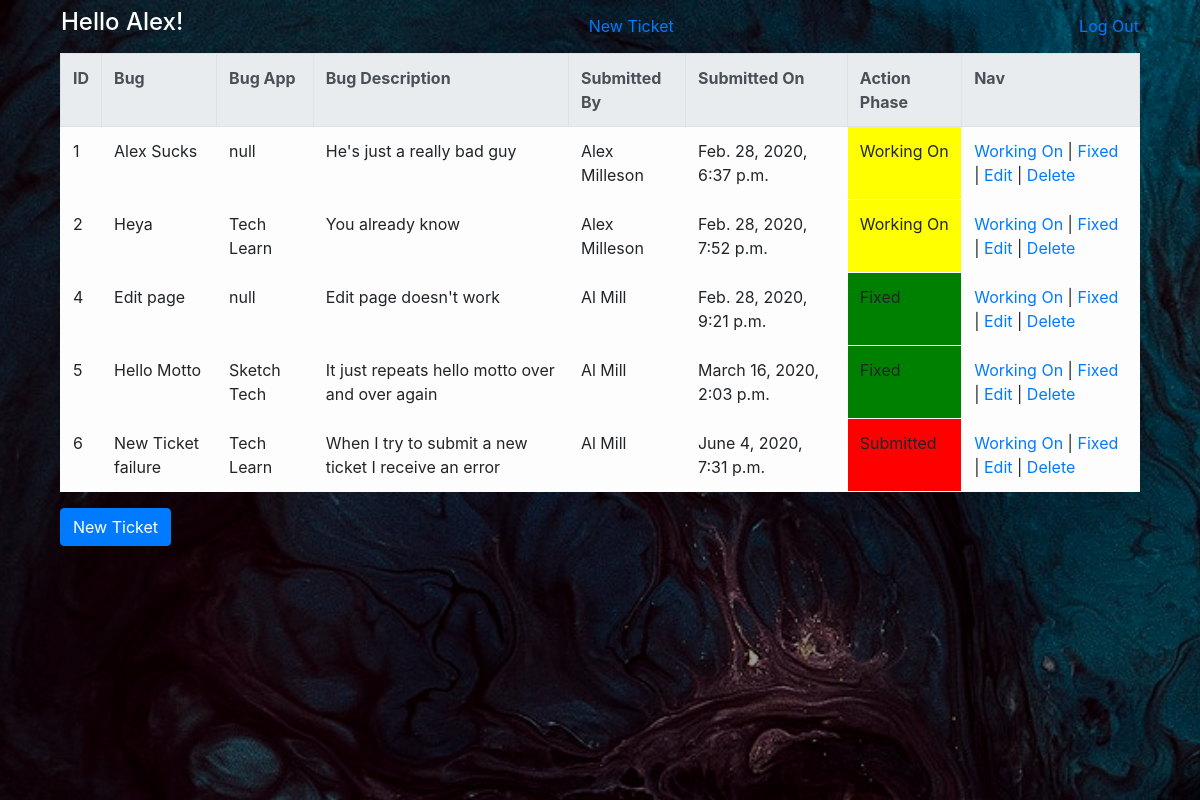
Page /admin (signed in) on the committed database.
### bug/models.py (models this page shows)
class User(models.Model):
    first_name = models.CharField(max_length=45)
    last_name = models.CharField(max_length=45)
    email = models.CharField(max_length=45)
    password = models.CharField(max_length=255)
    admin = models.IntegerField(default=0)
    created_at = models.DateTimeField(auto_now_add=True)
    updated_at = models.DateTimeField(auto_now=True)
    objects = UserManager()

class Ticket(models.Model):
    name = models.CharField(max_length=45)
    app = models.CharField(max_length=45)
    description = models.TextField()
    creator = models.ForeignKey(User, related_name="submitter", on_delete = models.CASCADE)
    action_phase = models.IntegerField(default=0)
    created_at = models.DateTimeField(auto_now_add=True)
    updated_at = models.DateTimeField(auto_now=True)
    objects = TicketManager()

### bug/views.py (the view)
# urls.py: path('admin', views.admin),
def admin(request):
    context = {
        'user' : User.objects.get(id = request.session['userid']),
        'ticket' : Ticket.objects.all(),
    }
    return render(request, 'admin.html', context)

### bug/templates/admin.html (shortened to what this page needs)
<!DOCTYPE html>
<html lang="en">
<head>
    <link rel="stylesheet" href="https://stackpath.bootstrapcdn.com/bootstrap/4.3.1/css/bootstrap.min.css">
    <link rel="stylesheet" href="../static/new_ticket.css">
</head>
<body>
    <div class="wrapper">
        <div class="container">
            <div class="navbar">
                <h4 class="text-white">Hello {{ user.first_name }}!</h4>
                <p class="align-middle m-0">
                    <a href="/new_ticket">New Ticket</a>
                </p>
                <a href="/logout">Log Out</a>
            </div>
            <div class="container">
                <table class="table table-striped table-bordered">
                    <tr class="thead-light">
                        <th>ID</th>
                        <th>Bug</th>
                        <th>Bug App</th>
                        <th>Bug Description</th>
                        <th>Submitted By</th>
                        <th>Submitted On</th>
                        <th>Action Phase</th>
                        <th>Nav</th>
                    </tr>
                    {% for i in ticket %}
                    <tr class="table-light">
                        <td>{{ i.id }}</td>
                        <td>{{ i.name }}</td>
                        <td>{{ i.app }}</td>
                        <td>{{ i.description }}</td>
                        <td>{{ i.creator.first_name }} {{ i.creator.last_name }}</td>
                        <td>{{ i.created_at }}</td>
                        {% if i.action_phase == 0 %}
                            <td style="background-color:red">Submitted</td>
                        {% endif %}
                        {% if i.action_phase == 2 %}
                            <td style="background-color: yellow">Working On</td>
                        {% endif %}
                        {% if i.action_phase == 3 %}
                            <td style="background-color:green">Fixed</td>
                        {% endif %}
                        <td><a href="/edit/{{ i.id }}/2">Working On</a> | <a href="/edit/{{ i.id }}/3">Fixed</a> | <a href="/edit/{{ i.id }}">Edit</a> | <a href="/delete/{{ i.id }}">Delete</a></td>
                    </tr>
                    {% endfor %}
                </table>
                <a href="/new_ticket" class="btn btn-primary">New Ticket</a>
            </div>
        </div>
    </div>
</body>
</html>

### bug/static/new_ticket.css (style rules this page uses)
.wrapper { height: 100%; width: 100%; background-image: linear-gradient(rgba(0,0,0,0.4),rgba(0,0,0,0.4)), url('../static/images/background.jpg'); background-position: center; background-size: cover; position: absolute; }

### rows in the picture
User: first_name "Alex"
Ticket: id "1", name "Alex Sucks", app "null", description "He's just a really bad guy", creator.first_name "Alex", creator.last_name "Milleson", created_at "Feb. 28, 2020, 6:37 p.m.", action_phase "Working On"
Ticket: id "2", name "Heya", app "Tech Learn", description "You already know", creator.first_name "Alex", creator.last_name "Milleson", created_at "Feb. 28, 2020, 7:52 p.m.", action_phase "Working On"
Ticket: id "4", name "Edit page", app "null", description "Edit page doesn't work", creator.first_name "Al", creator.last_name "Mill", created_at "Feb. 28, 2020, 9:21 p.m.", action_phase "Fixed"
Ticket: id "5", name "Hello Motto", app "Sketch Tech", description "It just repeats hello motto over and over again", creator.first_name "Al", creator.last_name "Mill", created_at "March 16, 2020, 2:03 p.m.", action_phase "Fixed"
Ticket: id "6", name "New Ticket failure", app "Tech Learn", description "When I try to submit a new ticket I receive an error", creator.first_name "Al", creator.last_name "Mill", created_at "June 4, 2020, 7:31 p.m.", action_phase "Submitted"
